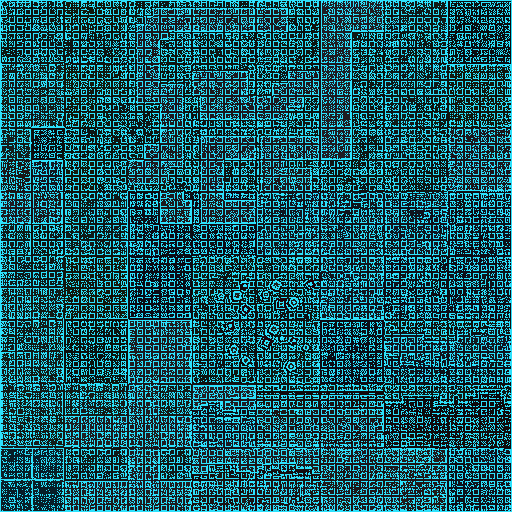
#> input picture build/digifarm-debug/tron-textures/farm_base_tex01.png, 512 x 512 px, found by its file name
$ python build_tron_textures.py --src ../../build/digifarm-debug/tron-textures/farm_base_tex01.png --dst out.png
#> lines starting #> are read from the running program, lines starting #| are printed output that depends on the picture
"""Tron/wireframe variants of the Digi-Farm textures.

Black base with vital-cyan (#2DE1FC) edge lines following the original pixel
grid; alpha preserved. Run once per source pack; outputs overwrite the copies
under a staging dir consumed by build_assets.py (same filenames).
Usage: py tools/digifarm/build_tron_textures.py --src DIR --dst DIR
"""
import argparse
from pathlib import Path
from PIL import Image, ImageFilter

CYAN = (45, 225, 252, 255)
BASE = (6, 4, 14, 255)  # near-black with a purple tint (space-black family)
DARKEN = 0.12  # how much of the original luminance survives under the black
EDGE_THRESHOLD = 28


def tronify(src: Image.Image) -> Image.Image:
    src = src.convert("RGBA")
#> src is the input picture: PIL image 512x512 RGBA; mean R, G, B, A 27.8, 94.6, 105.5, 255
    edges = src.convert("L").filter(ImageFilter.FIND_EDGES)
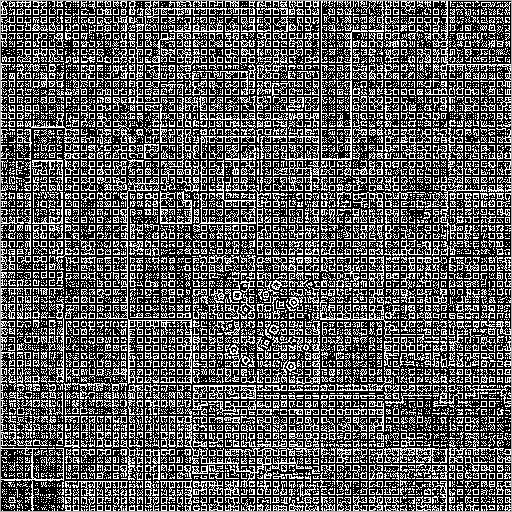
#> edges: PIL image 512x512 L; min 0, max 255, mean 90.6
    mask = edges.point(lambda v: 255 if v > EDGE_THRESHOLD else 0)
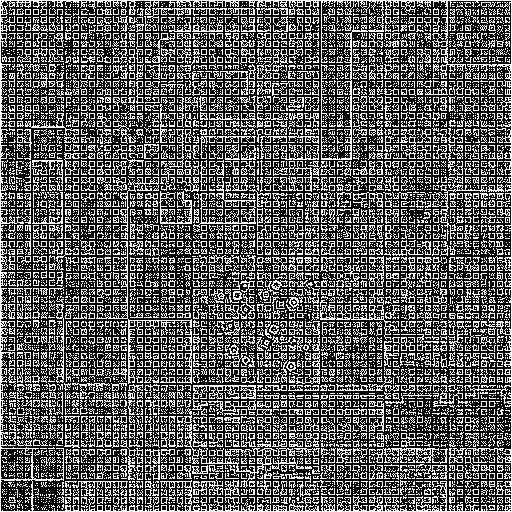
#> mask: PIL image 512x512 L; 35.9% white in thin lines or dots
    dark = Image.new("RGBA", src.size, BASE)
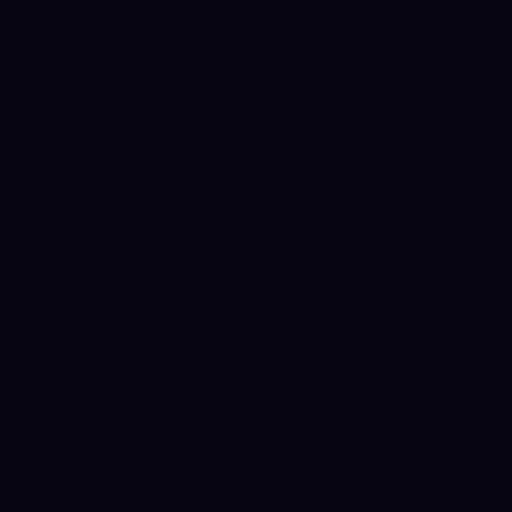
#> dark: PIL image 512x512 RGBA; mean R, G, B, A 6, 4, 14, 255
    base = Image.blend(dark, src, DARKEN)
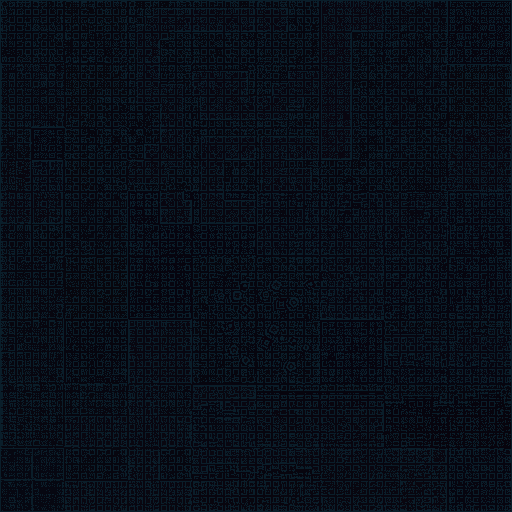
#> base: PIL image 512x512 RGBA; mean R, G, B, A 8, 14.4, 24.5, 255
    cyan = Image.new("RGBA", src.size, CYAN)
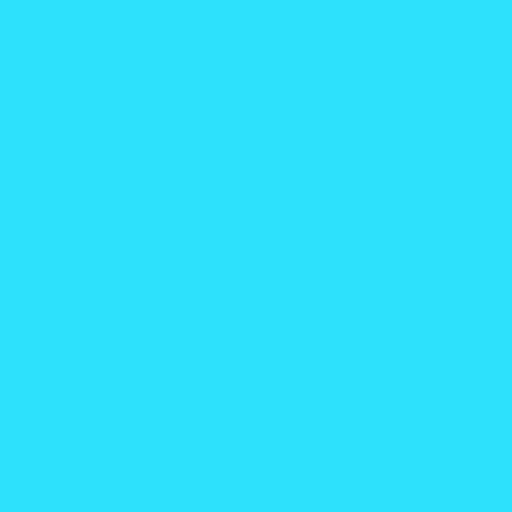
#> cyan: PIL image 512x512 RGBA; mean R, G, B, A 45, 225, 252, 255
    out = Image.composite(cyan, base, mask.convert("L"))
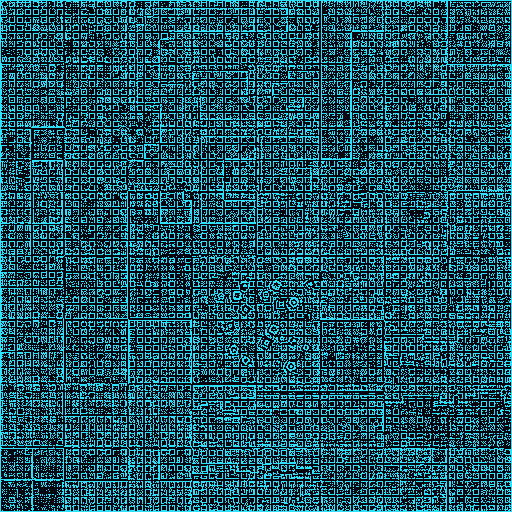
#> out: PIL image 512x512 RGBA; mean R, G, B, A 20.6, 84.3, 99.8, 255
    out.putalpha(src.getchannel("A"))
    return out


def main():
    p = argparse.ArgumentParser()
    p.add_argument("--src", required=True, help="dir with farm_base_tex01/stadium/stadium_close PNGs")
    p.add_argument("--dst", required=True)
    a = p.parse_args()
    src, dst = Path(a.src), Path(a.dst)
    dst.mkdir(parents=True, exist_ok=True)
    for name in ("farm_base_tex01.png", "stadium.png", "stadium_close.png",
                 "island_top.png", "island_side.png", "island_keel.png"):
        if not (src / name).exists():
            print("skip missing", name)
            continue
        out = tronify(Image.open(src / name))
        out.save(dst / name)
        print("tron", name, out.size)
#| tron farm_base_tex01.png (512, 512)
#> pass 2 of the loop in main, `for name in ("farm_base_tex01.png", "stadium.png", "stadium_close.png",`:
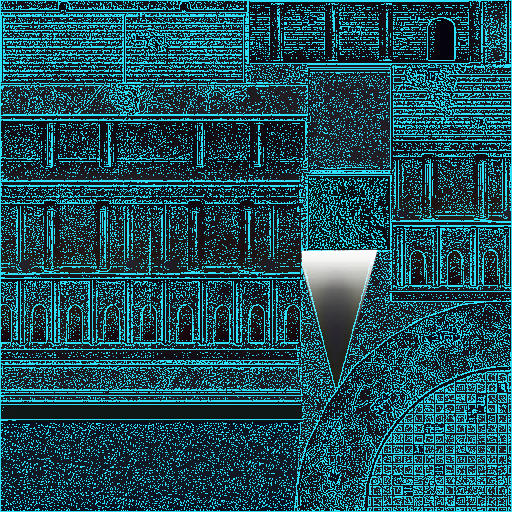
#> input picture build/digifarm-debug/tron-textures/stadium.png, 512 x 512 px, found by its file name
#> in tronify, src is the input picture: PIL image 512x512 RGBA; mean R, G, B, A 28.9, 77.7, 89.2, 252.6
#> in tronify (call 2), `mask = edges.point(lambda v: 255 if v > EDGE_THRESHOLD else 0)`:
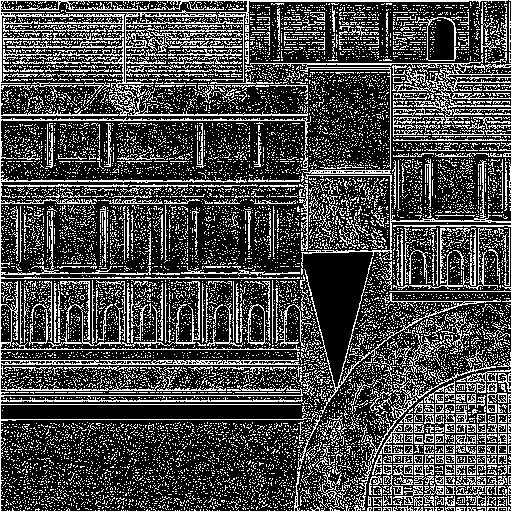
#> mask: PIL image 512x512 L; 28.2% white in thin lines or dots
#> in tronify (call 2), `out = Image.composite(cyan, base, mask.convert("L"))`:
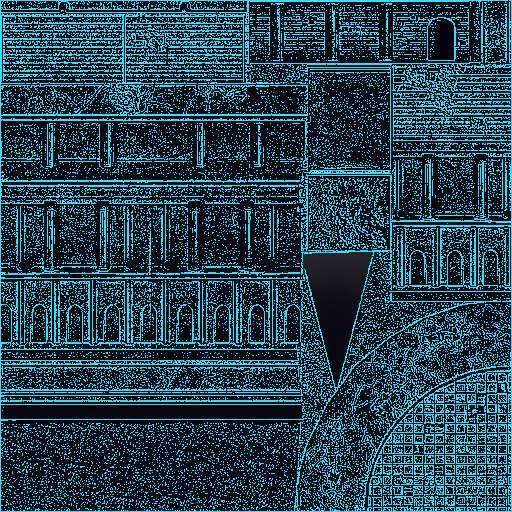
#> out: PIL image 512x512 RGBA; mean R, G, B, A 18.1, 67.4, 81.8, 254.7; transparent parts drawn white
#| tron stadium.png (512, 512)
#> pass 3 of the loop in main, `for name in ("farm_base_tex01.png", "stadium.png", "stadium_close.png",`:
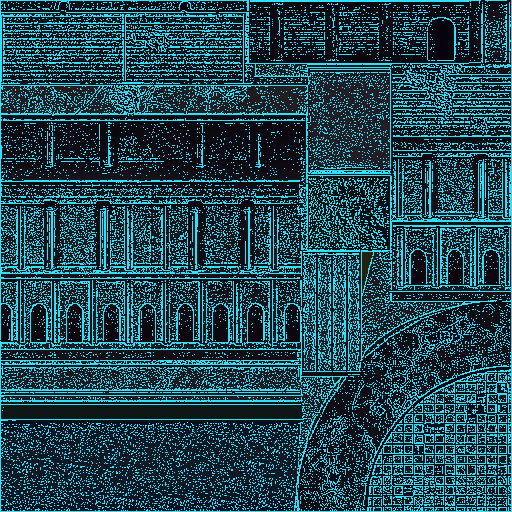
#> input picture build/digifarm-debug/tron-textures/stadium_close.png, 512 x 512 px, found by its file name
#> in tronify, src is the input picture: PIL image 512x512 RGBA; mean R, G, B, A 25.9, 73.2, 85.7, 255
#> in tronify (call 3), `mask = edges.point(lambda v: 255 if v > EDGE_THRESHOLD else 0)`:
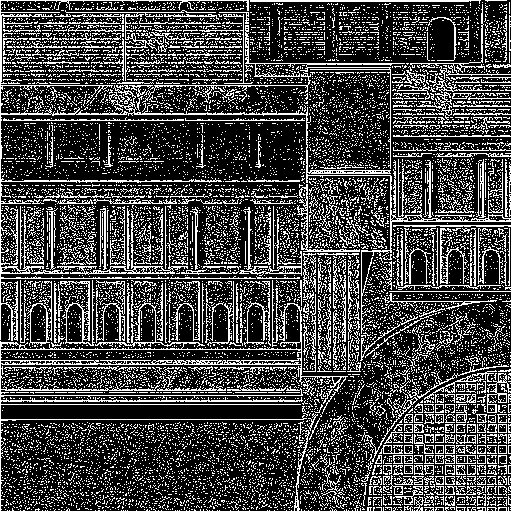
#> mask: PIL image 512x512 L; 27.1% white in thin lines or dots
#> in tronify (call 3), `out = Image.composite(cyan, base, mask.convert("L"))`:
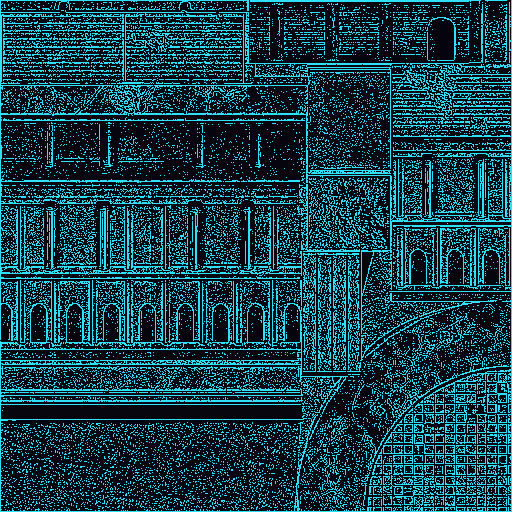
#> out: PIL image 512x512 RGBA; mean R, G, B, A 17.3, 64.6, 78.9, 255
#| tron stadium_close.png (512, 512)
#> the loop made 6 passes; the first 3 are shown


if __name__ == "__main__":
    main()
